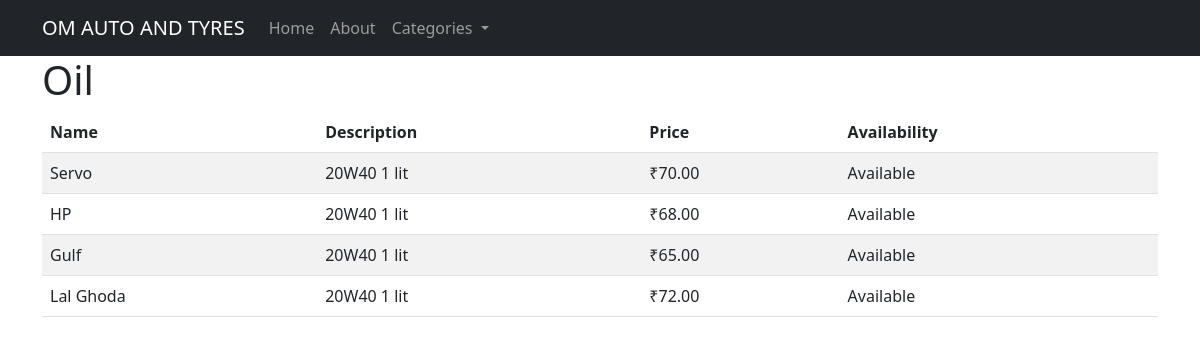
The app's page /categories/categories/2/products/ with its own data.
### categories/models.py (models this page shows, shortened)
class Category(models.Model):
    name = models.CharField(max_length=100)

class Product(models.Model):
    name = models.CharField(max_length=100)
    description = models.TextField()
    price = models.DecimalField(max_digits=10, decimal_places=2)
    available = models.BooleanField(default=True)
    category = models.ForeignKey(Category, on_delete=models.CASCADE)

### categories/views.py (the view)
# urls.py: path('categories/<int:category_id>/products/', views.product_list, name='product_list'),
def product_list(request, category_id):
    category = get_object_or_404(Category, id=category_id)
    products = Product.objects.filter(category=category)
    return render(request, 'categories/product_list.html', {'category': category, 'products': products})

### templates/categories/product_list.html (shortened to what this page needs)
<!DOCTYPE html>
{%load static%}
<html lang="en">
<head>
    <link rel="stylesheet" href="https://cdn.jsdelivr.net/npm/bootstrap@5.3.0/dist/css/bootstrap.min.css">
</head>
<body>
    <nav class="navbar navbar-expand-lg navbar-dark bg-dark">
        <div class="container">
            <a class="navbar-brand" href="/">OM AUTO AND TYRES</a>
            <div class="collapse navbar-collapse" id="navbarNavDropdown">
                <ul class="navbar-nav">
                    <li class="nav-item active">
                        <a class="nav-link" href="/">Home</a>
                    </li>
                    <li class="nav-item">
                        <a class="nav-link" href="/about">About</a>
                    </li>
                    <li class="nav-item dropdown">
                        <a class="nav-link dropdown-toggle" href="#" id="navbarDropdownMenuLink" role="button"
                            data-bs-toggle="dropdown" aria-expanded="false">
                            Categories
                        </a>
                    </li>
                </ul>
            </div>
        </div>
    </nav>
    <div class="container">
        <h1>{{ category.name }}</h1>
        {% if products %}
            <table class="table table-striped">
                <thead>
                    <tr>
                        <th>Name</th>
                        <th>Description</th>
                        <th>Price</th>
                        <th>Availability</th>
                    </tr>
                </thead>
                <tbody>
                    {% for product in products %}
                    <tr>
                        <td>{{ product.name }}</td>
                        <td>{{ product.description }}</td>
                        <td>₹{{ product.price }}</td>
                        <td>{% if product.available %}Available{% else %}Out of Stock{% endif %}</td>
                    </tr>
                    {% endfor %}
                </tbody>
            </table>
        {% else %}
            <p>No products available in this category.</p>
        {% endif %}
    </div>
</body>
</html>

### records on screen
Category: name "Oil"
Product: name "Servo", description "20W40 1 lit", price "70.00", available "Available"
Product: name "HP", description "20W40 1 lit", price "68.00", available "Available"
Product: name "Gulf", description "20W40 1 lit", price "65.00", available "Available"
Product: name "Lal Ghoda", description "20W40 1 lit", price "72.00", available "Available"
